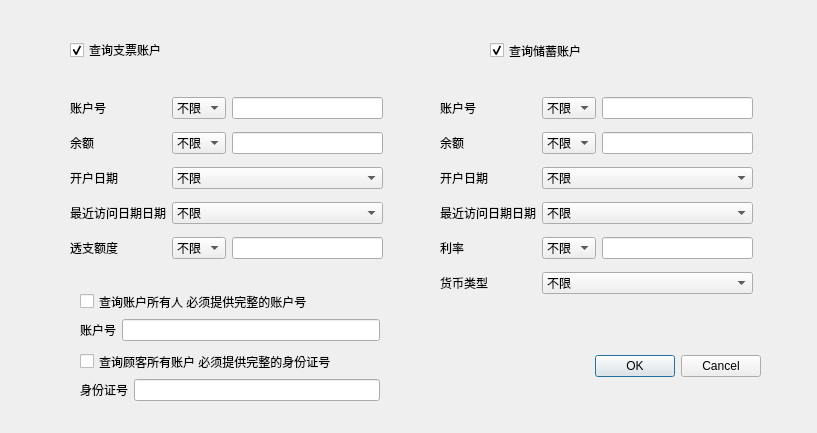
<?xml version="1.0" encoding="UTF-8"?>
<ui version="4.0">
 <class>AccountSearchDialog</class>
 <widget class="QDialog" name="AccountSearchDialog">
  <property name="geometry">
   <rect>
    <x>0</x>
    <y>0</y>
    <width>817</width>
    <height>433</height>
   </rect>
  </property>
  <property name="windowTitle">
   <string>AccountSearchDialog</string>
  </property>
  <widget class="QDialogButtonBox" name="buttonBox">
   <property name="geometry">
    <rect>
     <x>420</x>
     <y>350</y>
     <width>341</width>
     <height>32</height>
    </rect>
   </property>
   <property name="orientation">
    <enum>Qt::Horizontal</enum>
   </property>
   <property name="standardButtons">
    <set>QDialogButtonBox::Cancel|QDialogButtonBox::Ok</set>
   </property>
  </widget>
  <widget class="QCheckBox" name="checkcheckBox">
   <property name="geometry">
    <rect>
     <x>70</x>
     <y>40</y>
     <width>111</width>
     <height>20</height>
    </rect>
   </property>
   <property name="tabletTracking">
    <bool>false</bool>
   </property>
   <property name="acceptDrops">
    <bool>false</bool>
   </property>
   <property name="text">
    <string>查询支票账户</string>
   </property>
   <property name="checked">
    <bool>true</bool>
   </property>
  </widget>
  <widget class="QCheckBox" name="savecheckBox">
   <property name="geometry">
    <rect>
     <x>490</x>
     <y>40</y>
     <width>111</width>
     <height>21</height>
    </rect>
   </property>
   <property name="tabletTracking">
    <bool>false</bool>
   </property>
   <property name="acceptDrops">
    <bool>false</bool>
   </property>
   <property name="text">
    <string>查询储蓄账户</string>
   </property>
   <property name="checked">
    <bool>true</bool>
   </property>
  </widget>
  <widget class="QWidget" name="layoutWidget">
   <property name="geometry">
    <rect>
     <x>80</x>
     <y>350</y>
     <width>300</width>
     <height>51</height>
    </rect>
   </property>
   <layout class="QGridLayout" name="gridLayout_4">
    <item row="1" column="1">
     <widget class="QLineEdit" name="CABlineEdit_2"/>
    </item>
    <item row="1" column="0">
     <widget class="QLabel" name="label_14">
      <property name="text">
       <string>身份证号</string>
      </property>
     </widget>
    </item>
    <item row="0" column="0" colspan="2">
     <widget class="QCheckBox" name="CABcheckBox_2">
      <property name="tabletTracking">
       <bool>false</bool>
      </property>
      <property name="acceptDrops">
       <bool>false</bool>
      </property>
      <property name="text">
       <string>查询顾客所有账户 必须提供完整的身份证号</string>
      </property>
      <property name="checked">
       <bool>false</bool>
      </property>
     </widget>
    </item>
   </layout>
  </widget>
  <widget class="QWidget" name="layoutWidget">
   <property name="geometry">
    <rect>
     <x>70</x>
     <y>90</y>
     <width>313</width>
     <height>176</height>
    </rect>
   </property>
   <layout class="QGridLayout" name="gridLayout">
    <item row="0" column="0">
     <widget class="QLabel" name="label">
      <property name="text">
       <string>账户号</string>
      </property>
     </widget>
    </item>
    <item row="0" column="1">
     <widget class="QComboBox" name="checkidcomboBox">
      <item>
       <property name="text">
        <string>不限</string>
       </property>
      </item>
      <item>
       <property name="text">
        <string>是</string>
       </property>
      </item>
      <item>
       <property name="text">
        <string>包含</string>
       </property>
      </item>
     </widget>
    </item>
    <item row="0" column="2">
     <widget class="QLineEdit" name="checkidlineEdit"/>
    </item>
    <item row="1" column="0">
     <widget class="QLabel" name="label_2">
      <property name="text">
       <string>余额</string>
      </property>
     </widget>
    </item>
    <item row="1" column="1">
     <widget class="QComboBox" name="checkbalancecomboBox">
      <item>
       <property name="text">
        <string>不限</string>
       </property>
      </item>
      <item>
       <property name="text">
        <string>等于</string>
       </property>
      </item>
      <item>
       <property name="text">
        <string>大于</string>
       </property>
      </item>
      <item>
       <property name="text">
        <string>小于</string>
       </property>
      </item>
     </widget>
    </item>
    <item row="1" column="2">
     <widget class="QLineEdit" name="checkbalancelineEdit"/>
    </item>
    <item row="2" column="0">
     <widget class="QLabel" name="label_3">
      <property name="text">
       <string>开户日期</string>
      </property>
     </widget>
    </item>
    <item row="2" column="1" colspan="2">
     <widget class="QComboBox" name="checkopeningdatecomboBox">
      <item>
       <property name="text">
        <string>不限</string>
       </property>
      </item>
      <item>
       <property name="text">
        <string>一年之内</string>
       </property>
      </item>
      <item>
       <property name="text">
        <string>两年之内</string>
       </property>
      </item>
      <item>
       <property name="text">
        <string>两年以上</string>
       </property>
      </item>
     </widget>
    </item>
    <item row="3" column="0">
     <widget class="QLabel" name="label_4">
      <property name="text">
       <string>最近访问日期日期</string>
      </property>
     </widget>
    </item>
    <item row="3" column="1" colspan="2">
     <widget class="QComboBox" name="checkrecentreachcomboBox">
      <item>
       <property name="text">
        <string>不限</string>
       </property>
      </item>
      <item>
       <property name="text">
        <string>一个月之内</string>
       </property>
      </item>
      <item>
       <property name="text">
        <string>六个月之内</string>
       </property>
      </item>
      <item>
       <property name="text">
        <string>一年之内</string>
       </property>
      </item>
      <item>
       <property name="text">
        <string>一年以上</string>
       </property>
      </item>
     </widget>
    </item>
    <item row="4" column="0">
     <widget class="QLabel" name="label_6">
      <property name="text">
       <string>透支额度</string>
      </property>
     </widget>
    </item>
    <item row="4" column="1">
     <widget class="QComboBox" name="checkoverdraftcomboBox">
      <item>
       <property name="text">
        <string>不限</string>
       </property>
      </item>
      <item>
       <property name="text">
        <string>等于</string>
       </property>
      </item>
      <item>
       <property name="text">
        <string>大于</string>
       </property>
      </item>
      <item>
       <property name="text">
        <string>小于</string>
       </property>
      </item>
     </widget>
    </item>
    <item row="4" column="2">
     <widget class="QLineEdit" name="checkoverdraftlineEdit"/>
    </item>
   </layout>
  </widget>
  <widget class="QWidget" name="layoutWidget">
   <property name="geometry">
    <rect>
     <x>440</x>
     <y>90</y>
     <width>313</width>
     <height>212</height>
    </rect>
   </property>
   <layout class="QGridLayout" name="gridLayout_2">
    <item row="0" column="0">
     <widget class="QLabel" name="label_7">
      <property name="text">
       <string>账户号</string>
      </property>
     </widget>
    </item>
    <item row="0" column="1">
     <widget class="QComboBox" name="saveidcomboBox">
      <item>
       <property name="text">
        <string>不限</string>
       </property>
      </item>
      <item>
       <property name="text">
        <string>是</string>
       </property>
      </item>
      <item>
       <property name="text">
        <string>包含</string>
       </property>
      </item>
     </widget>
    </item>
    <item row="0" column="2">
     <widget class="QLineEdit" name="saveidlineEdit"/>
    </item>
    <item row="1" column="0">
     <widget class="QLabel" name="label_8">
      <property name="text">
       <string>余额</string>
      </property>
     </widget>
    </item>
    <item row="1" column="1">
     <widget class="QComboBox" name="savebalancecomboBox">
      <item>
       <property name="text">
        <string>不限</string>
       </property>
      </item>
      <item>
       <property name="text">
        <string>等于</string>
       </property>
      </item>
      <item>
       <property name="text">
        <string>大于</string>
       </property>
      </item>
      <item>
       <property name="text">
        <string>小于</string>
       </property>
      </item>
     </widget>
    </item>
    <item row="1" column="2">
     <widget class="QLineEdit" name="savebalancelineEdit"/>
    </item>
    <item row="2" column="0">
     <widget class="QLabel" name="label_9">
      <property name="text">
       <string>开户日期</string>
      </property>
     </widget>
    </item>
    <item row="2" column="1" colspan="2">
     <widget class="QComboBox" name="saveopeningdatecomboBox">
      <item>
       <property name="text">
        <string>不限</string>
       </property>
      </item>
      <item>
       <property name="text">
        <string>一年之内</string>
       </property>
      </item>
      <item>
       <property name="text">
        <string>两年之内</string>
       </property>
      </item>
      <item>
       <property name="text">
        <string>两年以上</string>
       </property>
      </item>
     </widget>
    </item>
    <item row="3" column="0">
     <widget class="QLabel" name="label_10">
      <property name="text">
       <string>最近访问日期日期</string>
      </property>
     </widget>
    </item>
    <item row="3" column="1" colspan="2">
     <widget class="QComboBox" name="saverecentreachcomboBox">
      <item>
       <property name="text">
        <string>不限</string>
       </property>
      </item>
      <item>
       <property name="text">
        <string>一个月之内</string>
       </property>
      </item>
      <item>
       <property name="text">
        <string>六个月之内</string>
       </property>
      </item>
      <item>
       <property name="text">
        <string>一年之内</string>
       </property>
      </item>
      <item>
       <property name="text">
        <string>一年以上</string>
       </property>
      </item>
     </widget>
    </item>
    <item row="4" column="0">
     <widget class="QLabel" name="label_11">
      <property name="text">
       <string>利率</string>
      </property>
     </widget>
    </item>
    <item row="4" column="1">
     <widget class="QComboBox" name="saveratecomboBox">
      <item>
       <property name="text">
        <string>不限</string>
       </property>
      </item>
      <item>
       <property name="text">
        <string>等于</string>
       </property>
      </item>
      <item>
       <property name="text">
        <string>大于</string>
       </property>
      </item>
      <item>
       <property name="text">
        <string>小于</string>
       </property>
      </item>
     </widget>
    </item>
    <item row="4" column="2">
     <widget class="QLineEdit" name="saveratelineEdit"/>
    </item>
    <item row="5" column="0">
     <widget class="QLabel" name="label_12">
      <property name="text">
       <string>货币类型</string>
      </property>
     </widget>
    </item>
    <item row="5" column="1" colspan="2">
     <widget class="QComboBox" name="savecurrencycomboBox">
      <item>
       <property name="text">
        <string>不限</string>
       </property>
      </item>
      <item>
       <property name="text">
        <string>RMB</string>
       </property>
      </item>
      <item>
       <property name="text">
        <string>dollar</string>
       </property>
      </item>
      <item>
       <property name="text">
        <string>others</string>
       </property>
      </item>
     </widget>
    </item>
   </layout>
  </widget>
  <widget class="QWidget" name="layoutWidget">
   <property name="geometry">
    <rect>
     <x>80</x>
     <y>290</y>
     <width>300</width>
     <height>51</height>
    </rect>
   </property>
   <layout class="QGridLayout" name="gridLayout_3">
    <item row="1" column="1">
     <widget class="QLineEdit" name="CABlineEdit"/>
    </item>
    <item row="1" column="0">
     <widget class="QLabel" name="label_13">
      <property name="text">
       <string>账户号</string>
      </property>
     </widget>
    </item>
    <item row="0" column="0" colspan="2">
     <widget class="QCheckBox" name="CABcheckBox">
      <property name="tabletTracking">
       <bool>false</bool>
      </property>
      <property name="acceptDrops">
       <bool>false</bool>
      </property>
      <property name="text">
       <string>查询账户所有人 必须提供完整的账户号</string>
      </property>
      <property name="checked">
       <bool>false</bool>
      </property>
     </widget>
    </item>
   </layout>
  </widget>
 </widget>
 <resources/>
 <connections>
  <connection>
   <sender>buttonBox</sender>
   <signal>accepted()</signal>
   <receiver>AccountSearchDialog</receiver>
   <slot>accept()</slot>
   <hints>
    <hint type="sourcelabel">
     <x>248</x>
     <y>254</y>
    </hint>
    <hint type="destinationlabel">
     <x>157</x>
     <y>274</y>
    </hint>
   </hints>
  </connection>
  <connection>
   <sender>buttonBox</sender>
   <signal>rejected()</signal>
   <receiver>AccountSearchDialog</receiver>
   <slot>reject()</slot>
   <hints>
    <hint type="sourcelabel">
     <x>316</x>
     <y>260</y>
    </hint>
    <hint type="destinationlabel">
     <x>286</x>
     <y>274</y>
    </hint>
   </hints>
  </connection>
 </connections>
</ui>
